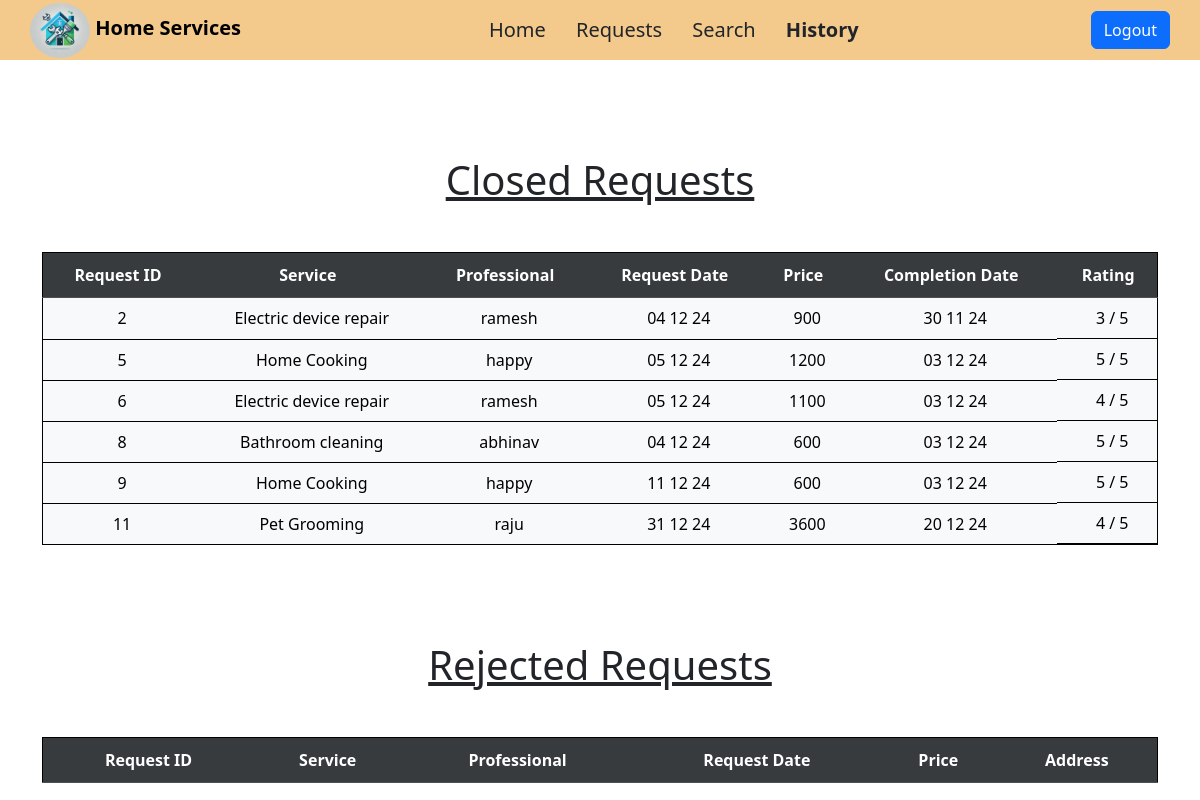
The app's page /customer/1/summary with its own data.
### models.py (models this page shows, shortened)
class ServiceRequest(db.Model):
    service_req_id = db.Column(db.Integer, primary_key=True)
    service_id = db.Column(db.Integer, db.ForeignKey('service.service_id'), nullable=False)
    customer_id = db.Column(db.Integer, db.ForeignKey('customer.customer_id'), nullable=False)
    professional_id = db.Column(db.Integer, db.ForeignKey('professional.prof_id'), nullable=False)
    date_of_request = db.Column(db.DateTime, default=datetime.utcnow)
    date_of_completion = db.Column(db.DateTime, nullable=True)
    status = db.Column(db.String(20), default='requested')  # 'requested', 'assigned', 'closed'
    Address=db.Column(db.Text, nullable=True)
    offered_price=db.Column(db.Integer)
    rating = db.Column(db.Integer, nullable=True)
    __table_args__ = (
        CheckConstraint(
            "status IN ('requested', 'assigned', 'closed','rejected')",
            name='check_service_request_status'
        ),
    )

class Service(db.Model):
    service_id = db.Column(db.Integer, primary_key=True)
    name = db.Column(db.String(100), nullable=False,unique=True)
    description = db.Column(db.Text, nullable=True)
    base_price = db.Column(db.Float, nullable=False)
    time_required = db.Column(db.String(50), nullable=True)
    service_requests = db.relationship('ServiceRequest', backref='service',lazy=True)
    professionals = db.relationship('Professional', backref='service', lazy=True)

class Professional(db.Model):
    prof_id = db.Column(db.Integer, primary_key=True)
    username = db.Column(db.String(50),  nullable=False)
    passhash = db.Column(db.String(512), nullable=False)
    email = db.Column(db.String(120), nullable=False, unique=True)
    service_type = db.Column(db.String(100), db.ForeignKey('service.name'), nullable=False)
    block=db.Column(db.Boolean, default=False)
    experience = db.Column(db.Integer, nullable=True)
    bio = db.Column(db.Text, nullable=True)
    verified = db.Column(db.Boolean, default=None,nullable=True)  # Approved by admin
    city=db.Column(db.String, nullable=False)
    verification_document = db.Column(db.String(255), nullable=True)
    @property
    def password(self):
        raise AttributeError("Password is not a readable property.")
    service_requests = db.relationship('ServiceRequest', backref='professional',lazy=True)

### routes.py (the view)
@auth_required
@app.route("/customer/<int:customer_id>/summary")
def customer_history(customer_id):
    customer=Customer.query.get(customer_id)
    requests = ServiceRequest.query.filter(
        ServiceRequest.customer_id == customer_id,
        ServiceRequest.status.in_(["rejected", "closed"])
    ).all()
    return render_template("customer_req_history.html",customer=customer,requests=requests)

### templates/customer_req_history.html (shortened to what this page needs)
{% extends 'customer_layout.html' %}
{% block content %}
<div class="container">
    <div class="container1 mt-5">
        <h1 class="text-center mt-5 text-decoration-underline">Closed Requests</h1>
        {% if requests %}
        <table class="table align-middle table-striped-column table-hover table-light mt-5">
            <thead class="table-dark">
                <tr class="table-active">
                    <th>Request ID</th>
                    <th>Service</th>
                    <th>Professional</th>
                    <th>Request Date</th>
                    <th>Price</th>
                    <th>Completion Date</th>
                    <th class="action-column">Rating</th>
                </tr>
            </thead>
            <tbody>
                {% for request in requests %}
                    {% if request.status=="closed"%}
                        <tr>
                            <td>{{ request.service_req_id }}</td>
                            <td>{{ request.service.name }}</td>
                            <td>{{ request.professional.username }}</td>
                            <td>{% if request.date_of_request %}{{ request.date_of_request.strftime('%d %m %y') }}{% else %} N/A{% endif %}</td>
                            <td>{{ request.offered_price}}</td>
                            <td>{% if request.date_of_completion %}{{ request.date_of_completion.strftime('%d %m %y') }}{% else %} N/A{% endif %}</td>
                            <td class="action-buttons">
                                {% if request.rating %}
                                    <span>{{ request.rating }} / 5</span>
                                {% endif %}
                            </td>
                        </tr>
                    {% endif %}
                {% endfor %}
            </tbody>
        </table>
        {% else %}
            <h1 class="text-center mt-5">No closed service request.</h1>
        {% endif %}
    </div>
    <div class="container2 mt-5">
        <h1 class="text-center mt-5 text-decoration-underline">Rejected Requests</h1>
        {% if requests %}
        <table class="table align-middle table-striped-column table-hover table-light mt-5">
            <thead class="table-dark">
                <tr class="table-active">
                    <th>Request ID</th>
                    <th>Service</th>
                    <th>Professional</th>
                    <th>Request Date</th>
                    <th>Price</th>
                    <th>Address</th>
                </tr>
            </thead>
        </table>
        {% else %}
            <h1 class="text-center mt-5">No rejected service request.</h1>
        {% endif %}
    </div>
</div>
{% endblock %}

### records on screen
ServiceRequest: service_req_id "2", service.name "Electric device repair", professional.username "ramesh", date_of_request "04 12 24", offered_price "900", date_of_completion "30 11 24", rating "3"
ServiceRequest: service_req_id "5", service.name "Home Cooking", professional.username "happy", date_of_request "05 12 24", offered_price "1200", date_of_completion "03 12 24", rating "5"
ServiceRequest: service_req_id "6", service.name "Electric device repair", professional.username "ramesh", date_of_request "05 12 24", offered_price "1100", date_of_completion "03 12 24", rating "4"
ServiceRequest: service_req_id "8", service.name "Bathroom cleaning", professional.username "abhinav", date_of_request "04 12 24", offered_price "600", date_of_completion "03 12 24", rating "5"
ServiceRequest: service_req_id "9", service.name "Home Cooking", professional.username "happy", date_of_request "11 12 24", offered_price "600", date_of_completion "03 12 24", rating "5"
ServiceRequest: service_req_id "11", service.name "Pet Grooming", professional.username "raju", date_of_request "31 12 24", offered_price "3600", date_of_completion "20 12 24", rating "4"
